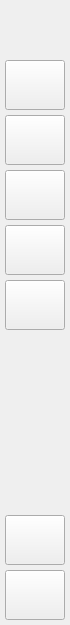
     <widget class="QWidget" name="icon_menu" native="true">
      <property name="enabled">
       <bool>true</bool>
      </property>
      <property name="sizePolicy">
       <sizepolicy hsizetype="Expanding" vsizetype="Expanding">
        <horstretch>0</horstretch>
        <verstretch>0</verstretch>
       </sizepolicy>
      </property>
      <property name="minimumSize">
       <size>
        <width>70</width>
        <height>0</height>
       </size>
      </property>
      <property name="maximumSize">
       <size>
        <width>70</width>
        <height>16777215</height>
       </size>
      </property>
      <layout class="QVBoxLayout" name="verticalLayout">
       <property name="spacing">
        <number>5</number>
       </property>
       <property name="leftMargin">
        <number>5</number>
       </property>
       <property name="topMargin">
        <number>5</number>
       </property>
       <property name="rightMargin">
        <number>5</number>
       </property>
       <property name="bottomMargin">
        <number>5</number>
       </property>
       <item>
        <widget class="QLabel" name="lms_icon_1">
         <property name="minimumSize">
          <size>
           <width>50</width>
           <height>50</height>
          </size>
         </property>
         <property name="maximumSize">
          <size>
           <width>50</width>
           <height>50</height>
          </size>
         </property>
         <property name="text">
          <string/>
         </property>
         <property name="pixmap">
          <pixmap resource="resource.qrc">:/icon/icon/digital-library.png</pixmap>
         </property>
         <property name="scaledContents">
          <bool>true</bool>
         </property>
        </widget>
       </item>
       <item>
        <widget class="QPushButton" name="dashboard_btn_1">
         <property name="minimumSize">
          <size>
           <width>0</width>
           <height>50</height>
          </size>
         </property>
         <property name="text">
          <string/>
         </property>
         <property name="icon">
          <iconset resource="resource.qrc">
           <normaloff>:/icon/icon/dashboard.png</normaloff>:/icon/icon/dashboard.png</iconset>
         </property>
         <property name="iconSize">
          <size>
           <width>30</width>
           <height>30</height>
          </size>
         </property>
         <property name="checkable">
          <bool>true</bool>
         </property>
         <property name="autoExclusive">
          <bool>true</bool>
         </property>
        </widget>
       </item>
       <item>
        <widget class="QPushButton" name="teachers_btn_1">
         <property name="minimumSize">
          <size>
           <width>0</width>
           <height>50</height>
          </size>
         </property>
         <property name="text">
          <string/>
         </property>
         <property name="icon">
          <iconset resource="resource.qrc">
           <normaloff>:/icon/icon/teacher.png</normaloff>:/icon/icon/teacher.png</iconset>
         </property>
         <property name="iconSize">
          <size>
           <width>30</width>
           <height>30</height>
          </size>
         </property>
         <property name="checkable">
          <bool>true</bool>
         </property>
         <property name="autoExclusive">
          <bool>true</bool>
         </property>
        </widget>
       </item>
       <item>
        <widget class="QPushButton" name="students_btn_1">
         <property name="minimumSize">
          <size>
           <width>0</width>
           <height>50</height>
          </size>
         </property>
         <property name="text">
          <string/>
         </property>
         <property name="icon">
          <iconset resource="resource.qrc">
           <normaloff>:/icon/icon/graduate-avatar.png</normaloff>:/icon/icon/graduate-avatar.png</iconset>
         </property>
         <property name="iconSize">
          <size>
           <width>25</width>
           <height>25</height>
          </size>
         </property>
         <property name="checkable">
          <bool>true</bool>
         </property>
         <property name="autoExclusive">
          <bool>true</bool>
         </property>
        </widget>
       </item>
       <item>
        <widget class="QPushButton" name="books_btn_1">
         <property name="minimumSize">
          <size>
           <width>0</width>
           <height>50</height>
          </size>
         </property>
         <property name="text">
          <string/>
         </property>
         <property name="icon">
          <iconset resource="resource.qrc">
           <normaloff>:/icon/icon/open-book.png</normaloff>:/icon/icon/open-book.png</iconset>
         </property>
         <property name="iconSize">
          <size>
           <width>30</width>
           <height>30</height>
          </size>
         </property>
         <property name="checkable">
          <bool>true</bool>
         </property>
         <property name="autoExclusive">
          <bool>true</bool>
         </property>
        </widget>
       </item>
       <item>
        <widget class="QPushButton" name="issues_btn_1">
         <property name="minimumSize">
          <size>
           <width>0</width>
           <height>50</height>
          </size>
         </property>
         <property name="text">
          <string/>
         </property>
         <property name="icon">
          <iconset resource="resource.qrc">
           <normaloff>:/icon/icon/borrow.png</normaloff>:/icon/icon/borrow.png</iconset>
         </property>
         <property name="iconSize">
          <size>
           <width>30</width>
           <height>30</height>
          </size>
         </property>
         <property name="checkable">
          <bool>true</bool>
         </property>
         <property name="autoExclusive">
          <bool>true</bool>
         </property>
        </widget>
       </item>
       <item>
        <spacer name="verticalSpacer">
         <property name="orientation">
          <enum>Qt::Vertical</enum>
         </property>
         <property name="sizeHint" stdset="0">
          <size>
           <width>17</width>
           <height>180</height>
          </size>
         </property>
        </spacer>
       </item>
       <item>
        <widget class="QPushButton" name="settings_btn_1">
         <property name="sizePolicy">
          <sizepolicy hsizetype="Minimum" vsizetype="Minimum">
           <horstretch>0</horstretch>
           <verstretch>0</verstretch>
          </sizepolicy>
         </property>
         <property name="minimumSize">
          <size>
           <width>0</width>
           <height>50</height>
          </size>
         </property>
         <property name="font">
          <font>
           <pointsize>10</pointsize>
          </font>
         </property>
         <property name="text">
          <string/>
         </property>
         <property name="icon">
          <iconset resource="resource.qrc">
           <normaloff>:/icon/icon/settings.png</normaloff>:/icon/icon/settings.png</iconset>
         </property>
         <property name="iconSize">
          <size>
           <width>30</width>
           <height>30</height>
          </size>
         </property>
         <property name="checkable">
          <bool>true</bool>
         </property>
         <property name="autoExclusive">
          <bool>true</bool>
         </property>
        </widget>
       </item>
       <item>
        <widget class="QPushButton" name="exit_btn_1">
         <property name="sizePolicy">
          <sizepolicy hsizetype="Minimum" vsizetype="Minimum">
           <horstretch>0</horstretch>
           <verstretch>0</verstretch>
          </sizepolicy>
         </property>
         <property name="minimumSize">
          <size>
           <width>0</width>
           <height>50</height>
          </size>
         </property>
         <property name="font">
          <font>
           <pointsize>10</pointsize>
          </font>
         </property>
         <property name="text">
          <string/>
         </property>
         <property name="icon">
          <iconset resource="resource.qrc">
           <normaloff>:/icon/icon/logout.png</normaloff>:/icon/icon/logout.png</iconset>
         </property>
         <property name="iconSize">
          <size>
           <width>30</width>
           <height>30</height>
          </size>
         </property>
         <property name="checkable">
          <bool>true</bool>
         </property>
         <property name="autoExclusive">
          <bool>true</bool>
         </property>
        </widget>
       </item>
      </layout>
     </widget>
